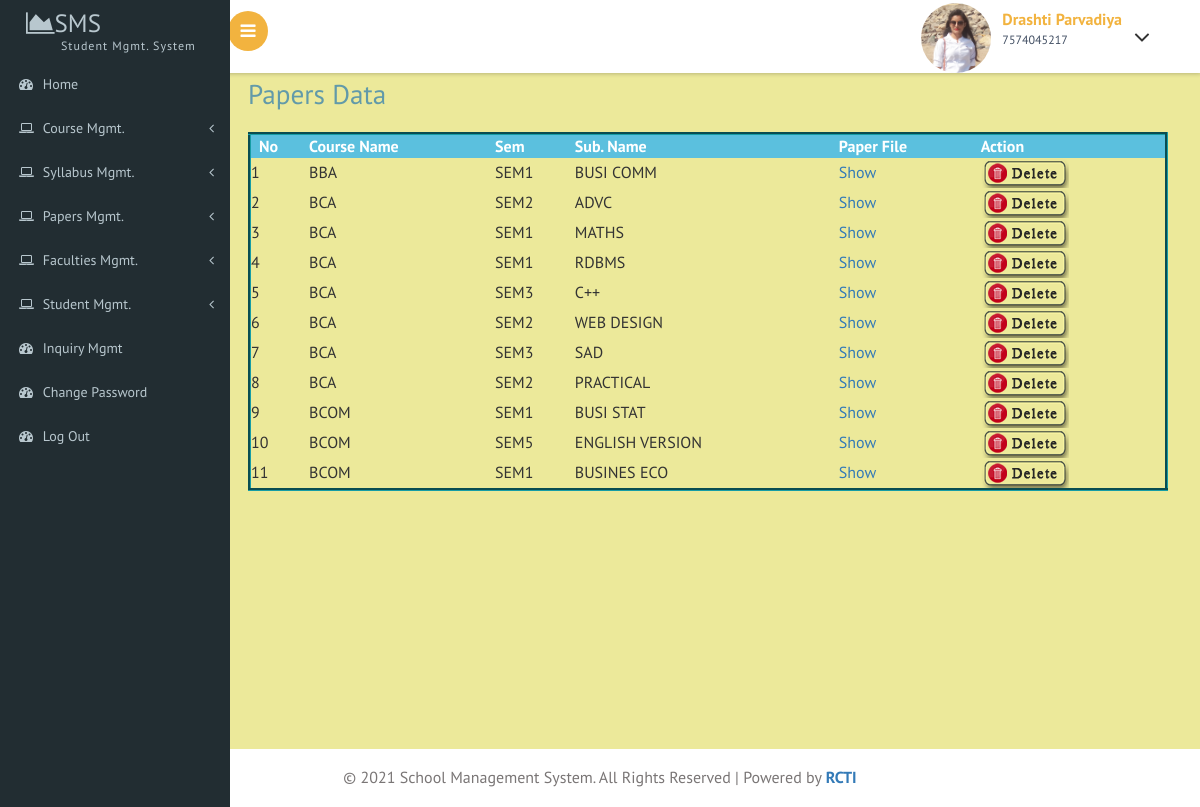
Screenshot of /admin/show_papers.php (signed in) with the database file from the repository.
### tables this page shows
CREATE TABLE IF NOT EXISTS `papers` (
  `pid` int(11) NOT NULL AUTO_INCREMENT,
  `c_name` varchar(20) NOT NULL,
  `sem` varchar(10) NOT NULL,
  `sub_name` varchar(20) NOT NULL,
  `p_file` varchar(100) NOT NULL,
  PRIMARY KEY (`pid`)
);

### admin/show_papers.php (the view, shortened to what this page needs)
<!DOCTYPE HTML>
<html>
<head>
<link href="css/bootstrap.css" rel='stylesheet' type='text/css' />
<link href="css/style.css" rel='stylesheet' type='text/css' />
<link href="css/font-awesome.css" rel="stylesheet">
 <link href='css/SidebarNav.min.css' media='all' rel='stylesheet' type='text/css'/>
<link href="css/custom.css" rel="stylesheet">
</head>
<body class="cbp-spmenu-push">
	<div class="main-content">
	<div class="cbp-spmenu cbp-spmenu-vertical cbp-spmenu-left" id="cbp-spmenu-s1">
		<aside class="sidebar-left">
      <nav class="navbar navbar-inverse">
          <div class="navbar-header">
            <?php include("logo.php");?>
          </div>
          <?php include("menu.php");?>
      </nav>
    </aside>
	</div>
		<div class="sticky-header header-section ">
			<div class="header-left">
				<button id="showLeftPush"><i class="fa fa-bars"></i></button>
				<div class="clearfix"> </div>
			</div>
			<div class="header-right">
				<?PHP include("top.php");?>
				<div class="clearfix"> </div>
			</div>
			<div class="clearfix"> </div>
		</div>
		<div id="page-wrapper">
			<div class="main-page">
				<h2 class="title1">Papers Data </h2>
				 <table width="100%"  height="100"style="border-style:groove; border-color:#169DA5" align="center">
                   <tr class="btn-info">
                     <td><strong>&nbsp;&nbsp;No</strong></td>
                     <td><strong>Course Name </strong></td>
                     <td><strong>Sem</strong></td>
                     <td><strong>Sub. Name </strong></td>
                     <td><strong>Paper File </strong></td>
                     <td><strong>Action</strong></td>
                   </tr>
                 <?php
				 $no=1;
				 include("connect.php");
				 $q=mysqli_query($con,"select * from papers")or die ("QF");
				 while($data=mysqli_fetch_array($q))
				 {
				 ?>
				   <tr>
                     <td><?php echo $no;?></td>
                     <td><?php echo $data['c_name'];?></td>
                     <td><?php echo $data['sem'];?></td>
                     <td><?php echo $data['sub_name'];?></td>
                     <td><a href="papers_file/<?php echo $data['p_file'];?>">Show</a></td>
                     <td><a href="delete_papers.php?did=<?php echo $data['pid'];?>" onClick="return f1();"><img src="images/delete1.png"></a></td>
                   </tr>
				  <?php
				  $no++;
				  }
				  ?>
              </table>
				 <p>&nbsp;</p>
			</div>
			</div>
		</div>
		<?php include("footer.php");?>
</body>
</html>

### admin/top.php (shortened to what this page needs)
<?php
  include("connect.php");
$i=$_SESSION['admin'];
$q=mysqli_query($con,"select * from admin where aid=$i")or die ("QF");
$data=mysqli_fetch_array($q);
?>
<div class="profile_details">
					<ul>
						<li class="dropdown profile_details_drop">
							<a href="#" class="dropdown-toggle" data-toggle="dropdown" aria-expanded="false">
								<div class="profile_img">
									<span class="prfil-img"><img src="<?php echo $data['a_photo'];?>" height="70" width="70" alt=""> </span>
									<div class="user-name">
										<p><?php echo $data['name'];?></p>
										<span><?php echo $data['mobile'];?></span>
									</div>
									<i class="fa fa-angle-down lnr"></i>
									<div class="clearfix"></div>
								</div>
							</a>
						</li>
					</ul>
				</div>

### admin/css/custom.css (style rules this page uses)
#page-wrapper { padding:5em 2em 2.5em; background-color: rgb(236,233,154); }

### rows the page displays
papers: c_name "BBA", sem "SEM1", sub_name "BUSI COMM"
papers: c_name "BCA", sem "SEM2", sub_name "ADVC"
papers: c_name "BCA", sem "SEM1", sub_name "MATHS"
papers: c_name "BCA", sem "SEM1", sub_name "RDBMS"
papers: c_name "BCA", sem "SEM3", sub_name "C++"
papers: c_name "BCA", sem "SEM2", sub_name "WEB DESIGN"
papers: c_name "BCA", sem "SEM3", sub_name "SAD"
papers: c_name "BCA", sem "SEM2", sub_name "PRACTICAL"
papers: c_name "BCOM", sem "SEM1", sub_name "BUSI STAT"
papers: c_name "BCOM", sem "SEM5", sub_name "ENGLISH VERSION"
papers: c_name "BCOM", sem "SEM1", sub_name "BUSINES ECO"

### other values shown
$data['name'] "Drashti Parvadiya"
$data['mobile'] "7574045217"
